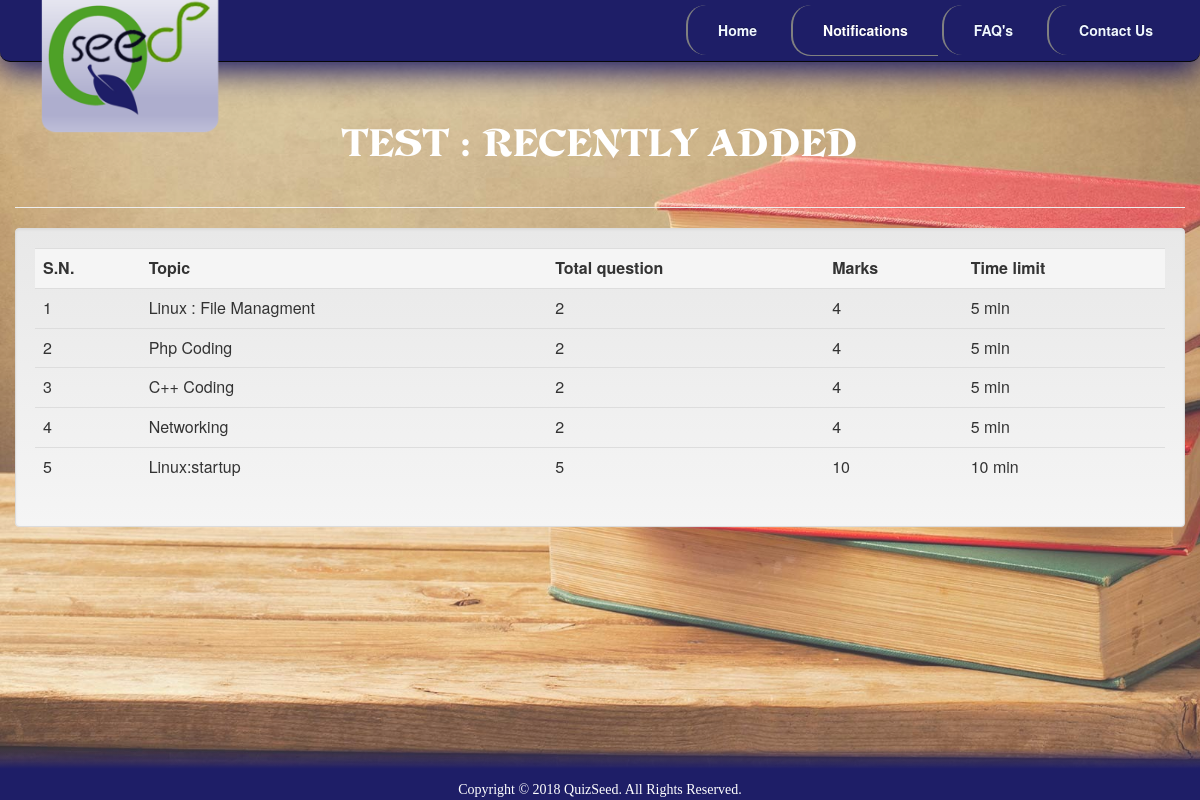
Screenshot of /notification.php with the database file from the repository.
### tables this page shows
CREATE TABLE IF NOT EXISTS `quiz` (
  `eid` text NOT NULL,
  `title` varchar(100) NOT NULL,
  `correct` int(11) NOT NULL,
  `wrong` int(11) NOT NULL,
  `total` int(11) NOT NULL,
  `time` bigint(20) NOT NULL,
  `intro` text NOT NULL,
  `tag` varchar(100) NOT NULL,
  `date` timestamp NOT NULL DEFAULT CURRENT_TIMESTAMP ON UPDATE CURRENT_TIMESTAMP,
  `examiner` varchar(50) NOT NULL
);

### notification.php (the view, shortened to what this page needs)
<?php
	require 'include/functions.php';
?>
<html>
	<head>
		<?php require 'include/head.php'; ?>
	</head>
	<body>
		<div class="container-fluid mainContainer">
			<header class="navbar navbar-inverse navbar-fixed-top mainHeader">
				<div class="container">
					<nav class="navbar-header">
						<a class="navbar-brand logo" href="#">
								<img src="images/logo.png" class="desktop">
						</a>
					</nav>
					<nav class="collapse navbar-collapse" id="ShowNav">
							<ul class="nav navbar-nav navbar-right">
								<li><a href="index.php"> Home </a></li>
								<li class="active"><a href="#"> Notifications </a></li>
								<li><a href="faq.php"> FAQ's </a></li>
								<li><a href="contact.php"> Contact Us </a></li>
							</ul>
					</nav>
				</div>
			</header>
			<main class="row">
	<div class="container">
      <div class="row">
		  <br>
		  <div class="row">
		  	<h2 class="text-center title">Test : Recently Added </h2>
		  </div>
		 	<hr>
			<?php
			$con = mysqli_connect($db_host,$db_user,$db_pass,$db_name);
			$result = mysqli_query($con,"SELECT * FROM quiz ORDER BY date DESC LIMIT 5") or die('Error');
			echo  '
			<div class="well">
			<div class="table-responsive">
			<table class="table">
			<tr class="active">
				<td><b>S.N.</b></td><td><b>Topic</b></td><td><b>Total question</b></td><td><b>Marks</b></td><td><b>Time limit</b></td>
			</tr>';
			$c=1;
			while($row = mysqli_fetch_array($result))
			{
				$title = $row['title'];
				$total = $row['total'];
				$correct = $row['correct'];
				$time = $row['time'];
				echo '<tr><td>'.$c++.'</td><td>'.$title.'</td><td>'.$total.'</td><td>'.$correct*$total.'</td><td>'.$time.'&nbsp;min</td>
				</tr>';
			}
			echo '</table></div></div>';
			?>
      </div>
    </div>
			</main>
			<?php require 'include/footer.php'; ?>
		</div>
	</body>
</html>

### css/style.css (style rules this page uses)
.logo .desktop { position: absolute; top: -10px; left: 0; height: 20vh; }
.mainContainer { background-image : url("../images/bg2.jpg"); background-repeat: no-repeat; background-attachment: fixed; background-size: cover; min-width: 100%; min-height: 100%; }
.mainHeader { background: rgb(30,30,103); box-shadow: 0 10px 30px rgb(30,30,103); border-radius: 0px 0px 10px 10px; }
.mainHeader .navbar-nav > li > a { border-radius: 20px 0 0 20px; padding: 15px 30px; margin: 5px 2px; font-weight: bold; color: aliceblue; transition:background 0.8s; border-left: 2px solid gray; }
.mainHeader .navbar-nav > li.active > a { border-bottom: 1px solid grey; background: none; box-shadow: none; }
main { min-height: 100vh; padding-top: 7%; background: rgba(255,255,255,.2); }
.title { color: #ffffff; font-family: 'de-vinne'; font-size:40px; line-height:50px; text-transform: uppercase; letter-spacing: 1px; margin-bottom: 15px; }

### rows the page displays
quiz: title "Linux : File Managment", total "2", $correct*$total "4", time "5"
quiz: title "Php Coding", total "2", $correct*$total "4", time "5"
quiz: title "C++ Coding", total "2", $correct*$total "4", time "5"
quiz: title "Networking", total "2", $correct*$total "4", time "5"
quiz: title "Linux:startup", total "5", $correct*$total "10", time "10"
